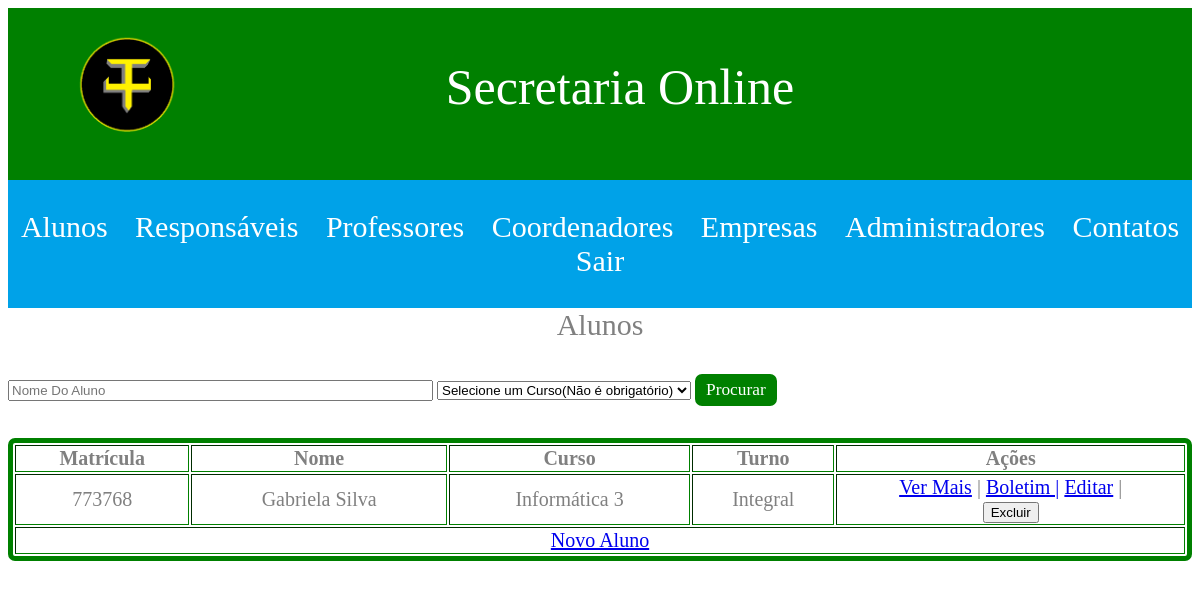
Page /views/aluno/ver-alunos.php (signed in) on the earlier database version.
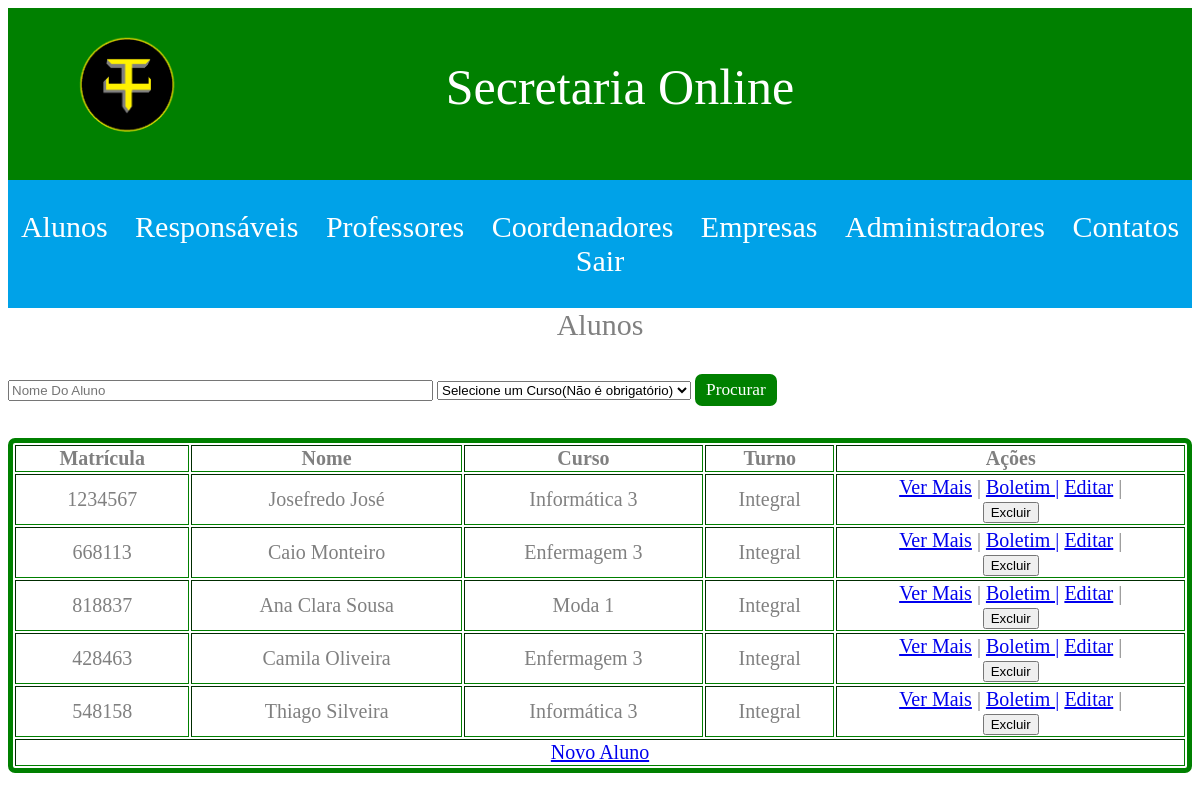
Same page on the later database version.
### tables this page shows
CREATE TABLE `alunos` (
  `id` int(11) NOT NULL,
  `id_curso` int(11) NOT NULL,
  `nome` varchar(150) NOT NULL,
  `matricula` varchar(20) NOT NULL,
  `num_chamada` int(2) NOT NULL,
  `data_nascimento` date NOT NULL,
  `naturalidade` varchar(30) NOT NULL,
  `rg` varchar(20) NOT NULL,
  `cpf` varchar(20) NOT NULL,
  `nis` varchar(20) NOT NULL,
  `cep` varchar(20) NOT NULL,
  `complemento_endereco` varchar(50) NOT NULL,
  `turno` varchar(20) NOT NULL,
  `data_cadastro` date NOT NULL,
  `escola_origem` varchar(100) NOT NULL,
  `opcao_medicamento` varchar(50) DEFAULT NULL,
  `medicamento` varchar(50) DEFAULT NULL,
  `telefone` varchar(20) DEFAULT NULL,
  `celular` varchar(20) DEFAULT NULL,
  `comentario` text,
  `login` varchar(100) NOT NULL,
  `email` varchar(100) NOT NULL,
  `senha` varchar(100) NOT NULL
);

CREATE TABLE `cursos` (
  `id` int(11) NOT NULL,
  `nome` varchar(50) NOT NULL
);

### app/models/Aluno.php (called while the page is built, shortened)
<?php
	function listarAlunos()
	{
		$conn = iniciarConexao();
		$stmt = $conn->prepare("SELECT * FROM alunos");
		if($stmt->execute() && $stmt->rowCount() > 0){
			$alunos = $stmt->fetchAll(PDO::FETCH_ASSOC);
		}
		return $alunos;
	}

### app/models/Curso.php (called while the page is built, shortened)
<?php
    function traduzirId($id_curso)
    {
        $conn = iniciarConexao();
        $stmt = $conn->prepare("SELECT nome FROM cursos WHERE id = ?");
        $stmt->bindParam(1, $id_curso);
        if($stmt->execute()){
            $curso = $stmt->fetch(PDO::FETCH_OBJ);
            return $curso->nome;
        }
    }

### views/aluno/ver-alunos.php (the view, shortened to what this page needs)
<?php
	include_once '../../app/models/Aluno.php';
	include_once '../../app/models/Curso.php';
	include_once '../templates/includes/header.php';
	if(isset($_POST['btnProcurar'])){
		$nome = filter_input(INPUT_POST, 'nome');
		$curso = filter_input(INPUT_POST, 'curso');
		if($curso != 0){
			@$alunos = buscarAlunoCurso($nome, $curso);
		}else{
			@$alunos = buscarAlunoNome($nome);
		}
		$msg = "Nenhum Aluno Encontrado";
	}else{
		$alunos = listarAlunos();
		$msg = "Nenhum Aluno Cadastrado";
	}
?>
<div class="item9-1">Alunos</div>
<div class="item9-3">
	<form method="POST" action="">
		<input type="text" name="nome" placeholder="Nome Do Aluno" size="50px">
		<select name="curso">
			<option value="">Selecione um Curso(Não é obrigatório)</option>
		</select>
		<button type="submit" name="btnProcurar" class="button">Procurar</button>
	</form>
</div>
<div class="item9-2">
	<table border="5" width="100%" class="tablet">
		<thead>
			<tr>
				<th width="15%">Matrícula</th>
				<th>Nome</th>
				<th>Curso</th>
				<th>Turno</th>
				<th>Ações</th>
			</tr>
		</thead>
		<tbody>
			<?php
			if(!empty($alunos)){
				foreach($alunos as $aluno){
					?>
					<tr>
						<td align="center"><?= $aluno['matricula'] ?></td>
						<td align="center"><?= $aluno['nome'] ?></td>
						<td align="center"><?= traduzirId($aluno['id_curso']) ?></td>
						<td align="center"><?= $aluno['turno'] ?></td>
						<td align="center" width="30%">
							<?= ($_SESSION['usuario_logado']['nv_acesso'] != "professor") ? "<a href='dados-aluno.php?id=".$aluno['id']."'>Ver Mais</a> |" : "" ?>
							<?= ($_SESSION['usuario_logado']['nv_acesso'] != "professor") ? " <a href='boletim.php?id=".$aluno['id']."'>Boletim |</a>" : "" ?>
							<?= ($_SESSION['usuario_logado']['nv_acesso'] != "professor") ? "<a href='novo-editar-aluno.php?id=".$aluno['id']."'>Editar</a> |" : "" ?>
							<?php if($_SESSION['usuario_logado']['nv_acesso'] != "professor"){ ?>
								<form method="POST" action="../../app/routes.php" id="formDelete">
									<input type="submit" value="Excluir">
								</form>
							<?php } ?>
						</td>
					</tr>
				<?php } }else{ ?>
					<tr>
						<th colspan="5"><?= $msg ?></th>
					</tr>
				<?php } ?>
			</tbody>
			<tfoot>
				<tr>
					<?php if($_SESSION['usuario_logado']['nv_acesso'] == "admin" || $_SESSION['usuario_logado']['nv_acesso'] == "coordenador"){ ?>
						<td align="center" colspan="5"><a href="novo-editar-aluno.php">Novo Aluno</a></td>
					<?php } ?>
				</tr>
			</tfoot>
		</table>
	</div>
<?php include_once '../templates/includes/footer.php'; ?>

### views/templates/includes/header.php (shortened to what this page needs)
<!DOCTYPE html>
<html>
<head>
	<link rel="stylesheet" type="text/css" href="../assets/css/Style.css">
</head>
<body>
	<div class="grid-container">
  		<div class="item1" ><img class="img" src="../assets/images/Muvuruka.png"></div>
  		<div class="item2"><font color="white">Secretaria Online</font></div>
  			<div class="item3"><font color="white">
  				<a href="login.php" class="login"><?= isset($_SESSION['usuario_logado']) ? "" : "Login" ?></a></font>
  			</div>
  		<div class="item8">
			<?php
				switch (@$_SESSION['usuario_logado']['nv_acesso']) {
					case 'admin':
					include_once '../templates/navbars/navbar_admin.php';
					break;
				}
			?>
		</div>

### views/templates/navbars/navbar_admin.php (shortened to what this page needs)
<nav id="menu">
	<ul>
		<li><a href="../aluno/ver-alunos.php">Alunos</a></li>
		<li><a href="../responsavel/ver-responsaveis.php">Responsáveis</a></li>
		<li><a href="../professor/ver-professores.php">Professores</a></li>
		<li><a href="../coordenador/ver-coordenadores.php">Coordenadores</a></li>
		<li><a href="../empresa/ver-empresas.php">Empresas</a></li>
		<li><a href="../moderador/ver-moderadores.php">Administradores</a></li>
		<li><a href="../site/lista-comentarios.php">Contatos</a></li>
		<li><a href="#" onclick="document.formSair.submit()">Sair</a></li>
	</ul>
</nav>

### views/assets/css/Style.css (style rules this page uses)
#menu ul { padding:0px; list-style:none; }
#menu ul li { display: inline; }
#menu ul li a { padding: 2px 10px; color: white; text-decoration: none; }
.grid-container { display: grid; grid-template-columns: auto auto auto auto auto auto auto auto; padding: 0px; }
.item1 { background-color: green; padding: 20px; font-size: 30px; text-align: center; }
.item2 { grid-column: 2 / 5; background-color: green; padding: 50px; font-size: 50px; text-align: right; font-family: Baskerville Old Face; }
.item3 { grid-column: 5 /9; background-color: green; padding: 20px; font-size: 30px; text-align: right; }
.item8 { grid-column: 1 / 9; padding: 0px; font-size: 30px; text-align: center; background-color: #00a2e8; }
.button { border-radius: 7px; border-color: green; border-spacing: 5px; border: 5px solid green; background-color: green; color: white; font-size: 13pt; font-family: Baskerville Old Face; }
.login { border-radius: 7px; border-color: green; border-spacing: 5px; border: 5px solid green; background-color: green; color: white; font-family: Baskerville Old Face; font-size: 35px; text-decoration: none; }
.tablet { border-radius: 7px; border-color: green; border: 5px solid green; color: grey; font-family: Baskerville Old Face; border }
.img { width: 120px; }

### views/aluno/ver-alunos.php (style rules this page uses)
.item9-1 { grid-column: 1 / 9; font-size: 30px; text-align: center; color: grey; font-family: Baskerville Old Face; }
.item9-2 { grid-column: 1 / 9; font-size: 20px; text-align: center; color: grey; font-family: Baskerville Old Face; }
.item9-3 { grid-column: 1 / 9; }

Differences in the rows shown:
added alunos: matricula "1234567", nome "Josefredo José", id_curso.nome "Informática 3", turno "Integral"
added alunos: matricula "668113", nome "Caio Monteiro", id_curso.nome "Enfermagem 3", turno "Integral"
added alunos: matricula "818837", nome "Ana Clara Sousa", id_curso.nome "Moda 1", turno "Integral"
changed alunos: matricula "773768" → "428463"; nome "Gabriela Silva" → "Camila Oliveira"; id_curso.nome "Informática 3" → "Enfermagem 3"
added alunos: matricula "548158", nome "Thiago Silveira", id_curso.nome "Informática 3", turno "Integral"
